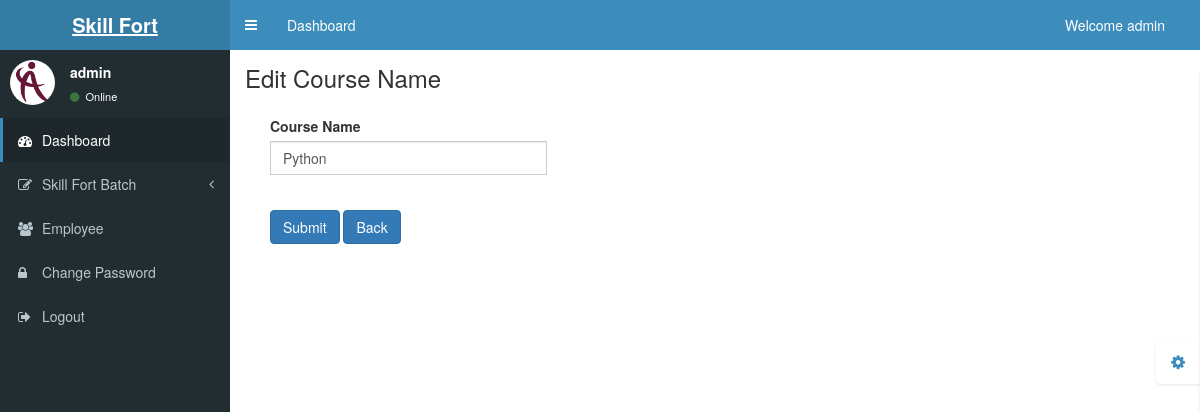
The app's page /edit_course.php (signed in), older data.
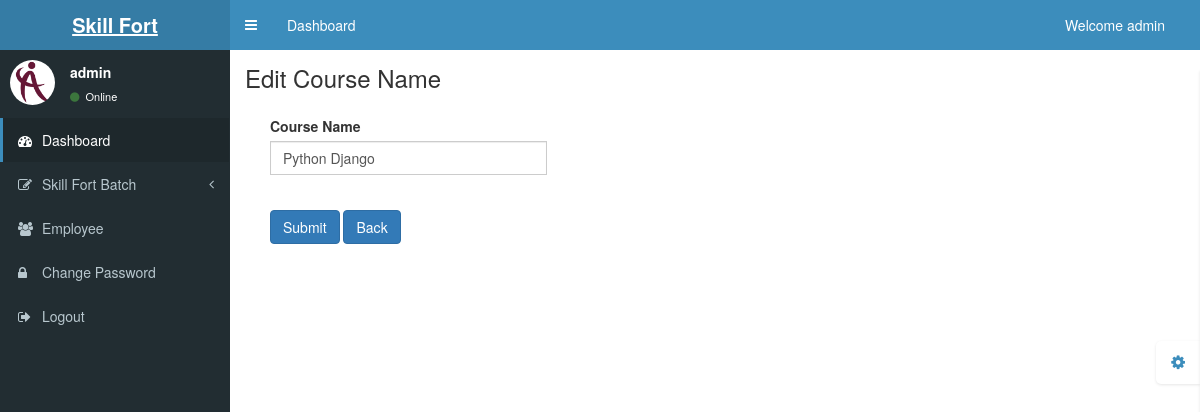
The same page, newer data.
### tables this page shows
CREATE TABLE `category` (
  `id` int(200) NOT NULL,
  `c_id` varchar(200) NOT NULL,
  `category` varchar(200) NOT NULL,
  `image` varchar(200) NOT NULL
);

### edit_course.php (the view, shortened to what this page needs)
<?php
require 'db.php';
?>
<?php include('header.php') ?>
<div class="content-wrapper">
  <section class="content-header">
    <h1>
      Edit Course Name
    </h1>
  </section>
  <section class="content">
    <div class="box-body">
      <form role="form" action="update_course.php" method="POST" enctype="multipart/form-data">
        <div class="col-md-4">
          <div class="form-group">
            <label for="ban">Course Name</label>
            <input class="form-control" type="text" name="category" value="<?php echo $category; ?>" />
          </div>
          <div class="col-md-4">
          </div>
          <br>
          <button type="submit" class="btn btn-primary">Submit</button>
          <a href="course.php"><button type="button" class="btn btn-primary">Back</button></a>
        </div>
    </div>
  </section>
</div>
<?php include('footer.php') ?>

Row changes from the older to the newer data that the page shows:
no longer on this page (row unchanged): category: category "Python"
added category: category "Python Django"
